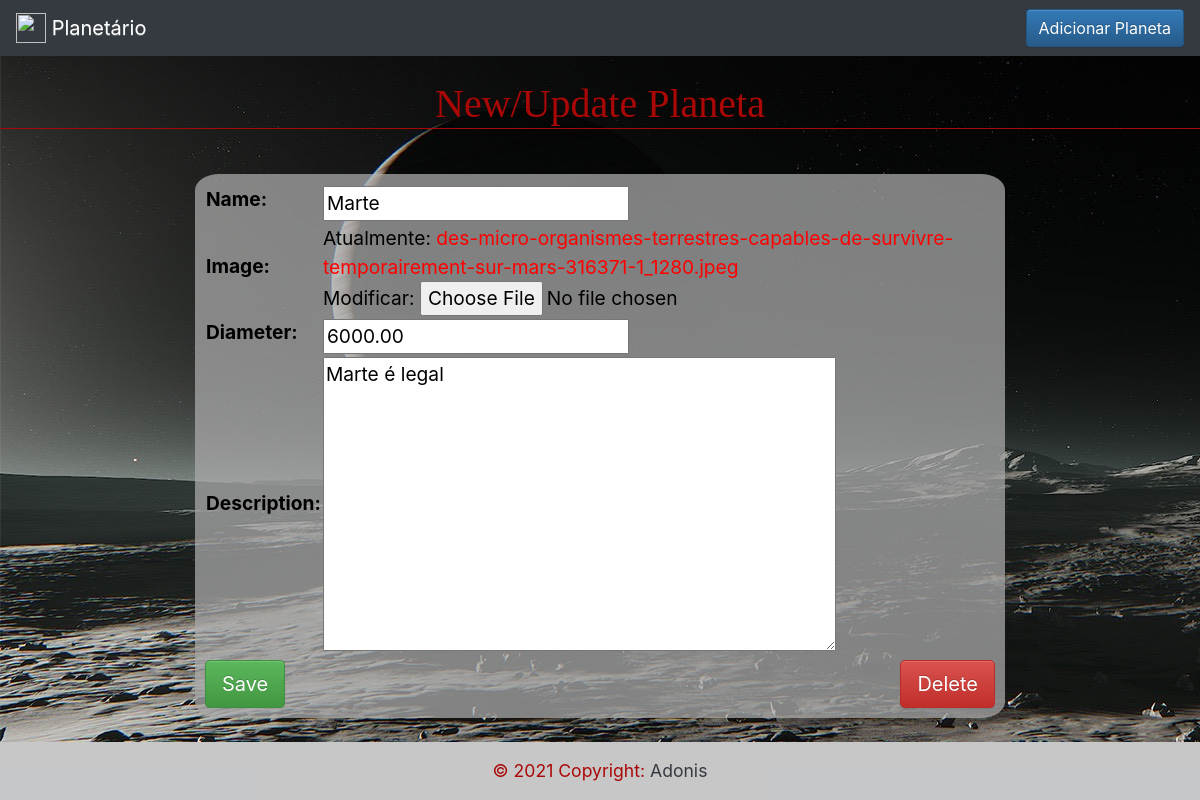
/update/10/, run on the app's committed database.
### planetas/models.py (models this page shows, shortened)
class Planeta(models.Model):
    name = models.CharField(max_length=255)
    image = models.ImageField()
    diameter = models.DecimalField(max_digits=15, decimal_places=2)
    description = models.TextField()
    created = models.DateTimeField(auto_now_add=True)
    updated = models.DateTimeField(auto_now=True)

### planetas/views.py (the view)
# urls.py: path('update/<int:id>/', update_planeta, name='update_planeta'),
def update_planeta(request, id):
    planeta = Planeta.objects.get(id=id)
    form = PlanetaForm(instance = planeta )
    if request.method == 'POST':
        form = PlanetaForm(data = request.POST,files= request.FILES, instance = planeta )
        if form.is_valid():
            form.save()
            return redirect('planetario:list_planetas')
        return render(request, 'planeta-form.html', {'form': form, 'planeta': planeta})
    else:
        return render(request, 'planeta-form.html', {'form': form, 'planeta': planeta})

### planetas/forms.py
class PlanetaForm(ModelForm):
    class Meta:
        model = Planeta
        fields = ['name', 'image', 'diameter', 'description']

### planetas/templates/planeta-form.html (shortened to what this page needs)
{% extends "base.html" %}
{% block subtitle %}New/Update Planeta{% endblock %}
{% block content %}
    <form method="post" enctype="multipart/form-data">
        <div class="custom-form">
            <table>
            {{ form.as_table }}
            </table>
            <button class="btn btn-success btn-lg" type="submit">Save</button>
            {% if planeta %}
            <a href="{% url 'planetario:delete_planeta' planeta.id %}" class="float-right">
                <button class="btn btn-danger btn-lg" type="submit">Delete</button>
            </a>
            {% endif %}
            </div>
    </form>
{% endblock %}

### planetas/static/css/styles.css (style rules this page uses)
body { background-image: url("../img/Stepin_BG.jpg"); background-repeat:no-repeat; background-attachment: fixed; font-size: 1.1rem; color: #aa0707; min-height: 100vh; display: grid; grid-template-rows: auto 1fr auto; }
a { color:#0072aa; text-decoration:none; }
label { display: block; }
.custom-form { padding: 10px; border: 20px; border-radius: 3%; border-color: rgb(169, 169, 169. 0.75); background-color: rgba(169, 169, 169, 0.75); color: #000000; align-content: center; min-width: 400px !important; display: inline-block; text-decoration: solid; margin: 15px; font-size: 1.2rem; }
table a { color: red; text-decoration:none; }

### data on the page
Planeta: name "Marte", diameter "6000.00", description "Marte é legal"
